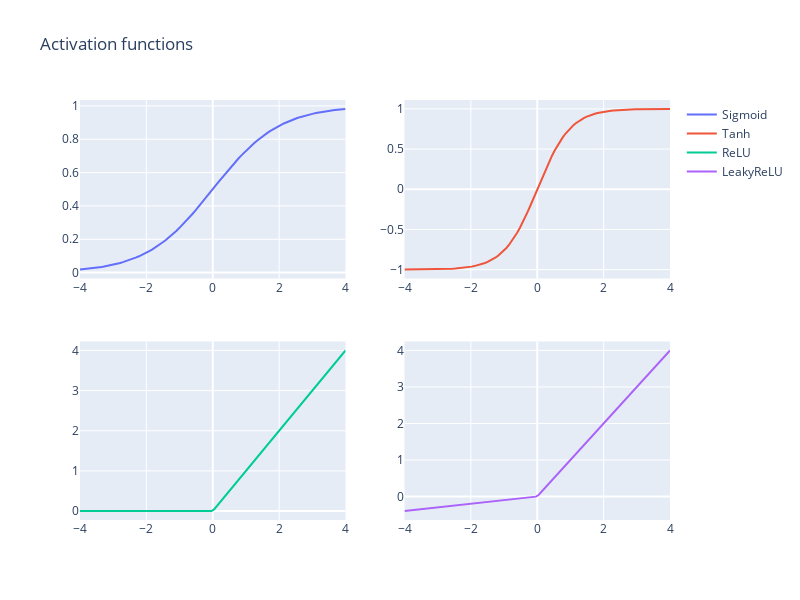

The cell this chart's notebook holds for it:
### Markdown cell above
### Plotting the functions
Verify your implementations of Activation functions - do your graphs look like they should?

### Code cell
activationsInput = np.linspace(-4,4,100)

sigmoid = Sigmoid()
y = sigmoid.forward(activationsInput)

fig = make_subplots(rows=2, cols=2)

fig.add_trace(
    go.Scatter(x=activationsInput, y=y, name='Sigmoid'),
    row=1, col=1
)

tanh = Tanh()
y = tanh.forward(activationsInput)
fig.add_trace(
    go.Scatter(x=activationsInput, y=y, name='Tanh'),
    row=1, col=2
)

relu = ReLU()
y = relu(activationsInput)
fig.add_trace(
    go.Scatter(x=activationsInput, y=y, name='ReLU'),
    row=2, col=1
)

leakyrelu = LeakyReLU()
y = leakyrelu(activationsInput)
fig.add_trace(
    go.Scatter(x=activationsInput, y=y, name='LeakyReLU'),
    row=2, col=2
)

fig.update_layout(height=600, width=800, title_text="Activation functions")
fig.show()
